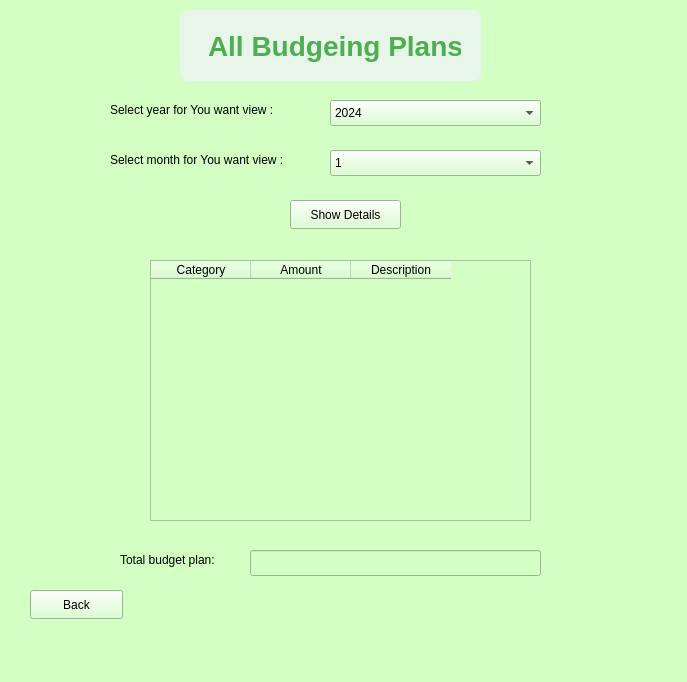
<?xml version="1.0" encoding="UTF-8"?>
<ui version="4.0">
 <class>budgetTable</class>
 <widget class="QMainWindow" name="budgetTable">
  <property name="geometry">
   <rect>
    <x>0</x>
    <y>0</y>
    <width>687</width>
    <height>682</height>
   </rect>
  </property>
  <property name="windowTitle">
   <string>MainWindow</string>
  </property>
  <property name="styleSheet">
   <string notr="true">background-color:#d3ffc5;   /* Mint green */</string>
  </property>
  <widget class="QWidget" name="centralwidget">
   <widget class="QLabel" name="label">
    <property name="geometry">
     <rect>
      <x>180</x>
      <y>10</y>
      <width>301</width>
      <height>71</height>
     </rect>
    </property>
    <property name="styleSheet">
     <string notr="true">QLabel {
    font-size: 28px;            /* Larger font size for emphasis */
    color: #4CAF50;             /* Green color for a fresh look */
    font-weight: bold;          /* Make the text bold */
    padding: 10px 20px;         /* Add padding around the text */
    background-color: #e8f5e9;  /* Light green background to match the color scheme */
    border-radius: 8px;         /* Rounded corners */
    text-align: center;         /* Center-align the text */
}
</string>
    </property>
    <property name="text">
     <string>All Budgeing Plans</string>
    </property>
   </widget>
   <widget class="QTableWidget" name="tableWidget">
    <property name="geometry">
     <rect>
      <x>150</x>
      <y>260</y>
      <width>381</width>
      <height>261</height>
     </rect>
    </property>
    <column>
     <property name="text">
      <string>Category</string>
     </property>
    </column>
    <column>
     <property name="text">
      <string>Amount</string>
     </property>
    </column>
    <column>
     <property name="text">
      <string>Description</string>
     </property>
    </column>
   </widget>
   <widget class="QPushButton" name="Back">
    <property name="geometry">
     <rect>
      <x>30</x>
      <y>590</y>
      <width>93</width>
      <height>29</height>
     </rect>
    </property>
    <property name="text">
     <string>Back</string>
    </property>
   </widget>
   <widget class="QLabel" name="label_2">
    <property name="geometry">
     <rect>
      <x>120</x>
      <y>550</y>
      <width>131</width>
      <height>20</height>
     </rect>
    </property>
    <property name="text">
     <string>Total budget plan:</string>
    </property>
   </widget>
   <widget class="QLineEdit" name="lineEdit">
    <property name="geometry">
     <rect>
      <x>250</x>
      <y>550</y>
      <width>291</width>
      <height>26</height>
     </rect>
    </property>
   </widget>
   <widget class="QLabel" name="label_3">
    <property name="geometry">
     <rect>
      <x>110</x>
      <y>150</y>
      <width>231</width>
      <height>20</height>
     </rect>
    </property>
    <property name="text">
     <string>Select month for You want view :</string>
    </property>
   </widget>
   <widget class="QComboBox" name="monthComboBox">
    <property name="geometry">
     <rect>
      <x>330</x>
      <y>150</y>
      <width>211</width>
      <height>26</height>
     </rect>
    </property>
    <item>
     <property name="text">
      <string>1</string>
     </property>
    </item>
    <item>
     <property name="text">
      <string>2</string>
     </property>
    </item>
    <item>
     <property name="text">
      <string>3</string>
     </property>
    </item>
    <item>
     <property name="text">
      <string>4</string>
     </property>
    </item>
    <item>
     <property name="text">
      <string>5</string>
     </property>
    </item>
    <item>
     <property name="text">
      <string>6</string>
     </property>
    </item>
    <item>
     <property name="text">
      <string>7</string>
     </property>
    </item>
    <item>
     <property name="text">
      <string>8</string>
     </property>
    </item>
    <item>
     <property name="text">
      <string>9</string>
     </property>
    </item>
    <item>
     <property name="text">
      <string>10</string>
     </property>
    </item>
    <item>
     <property name="text">
      <string>11</string>
     </property>
    </item>
    <item>
     <property name="text">
      <string>12</string>
     </property>
    </item>
   </widget>
   <widget class="QPushButton" name="showDetailsButton">
    <property name="geometry">
     <rect>
      <x>290</x>
      <y>200</y>
      <width>111</width>
      <height>29</height>
     </rect>
    </property>
    <property name="text">
     <string>Show Details</string>
    </property>
   </widget>
   <widget class="QLabel" name="label_4">
    <property name="geometry">
     <rect>
      <x>110</x>
      <y>100</y>
      <width>231</width>
      <height>20</height>
     </rect>
    </property>
    <property name="text">
     <string>Select year for You want view :</string>
    </property>
   </widget>
   <widget class="QComboBox" name="yearComboBox">
    <property name="geometry">
     <rect>
      <x>330</x>
      <y>100</y>
      <width>211</width>
      <height>26</height>
     </rect>
    </property>
    <item>
     <property name="text">
      <string>2024</string>
     </property>
    </item>
    <item>
     <property name="text">
      <string>2025</string>
     </property>
    </item>
    <item>
     <property name="text">
      <string>2026</string>
     </property>
    </item>
    <item>
     <property name="text">
      <string>2027</string>
     </property>
    </item>
    <item>
     <property name="text">
      <string>2028</string>
     </property>
    </item>
    <item>
     <property name="text">
      <string>2029</string>
     </property>
    </item>
    <item>
     <property name="text">
      <string>2030</string>
     </property>
    </item>
   </widget>
  </widget>
  <widget class="QMenuBar" name="menubar">
   <property name="geometry">
    <rect>
     <x>0</x>
     <y>0</y>
     <width>687</width>
     <height>26</height>
    </rect>
   </property>
  </widget>
  <widget class="QStatusBar" name="statusbar"/>
 </widget>
 <resources/>
 <connections/>
</ui>
